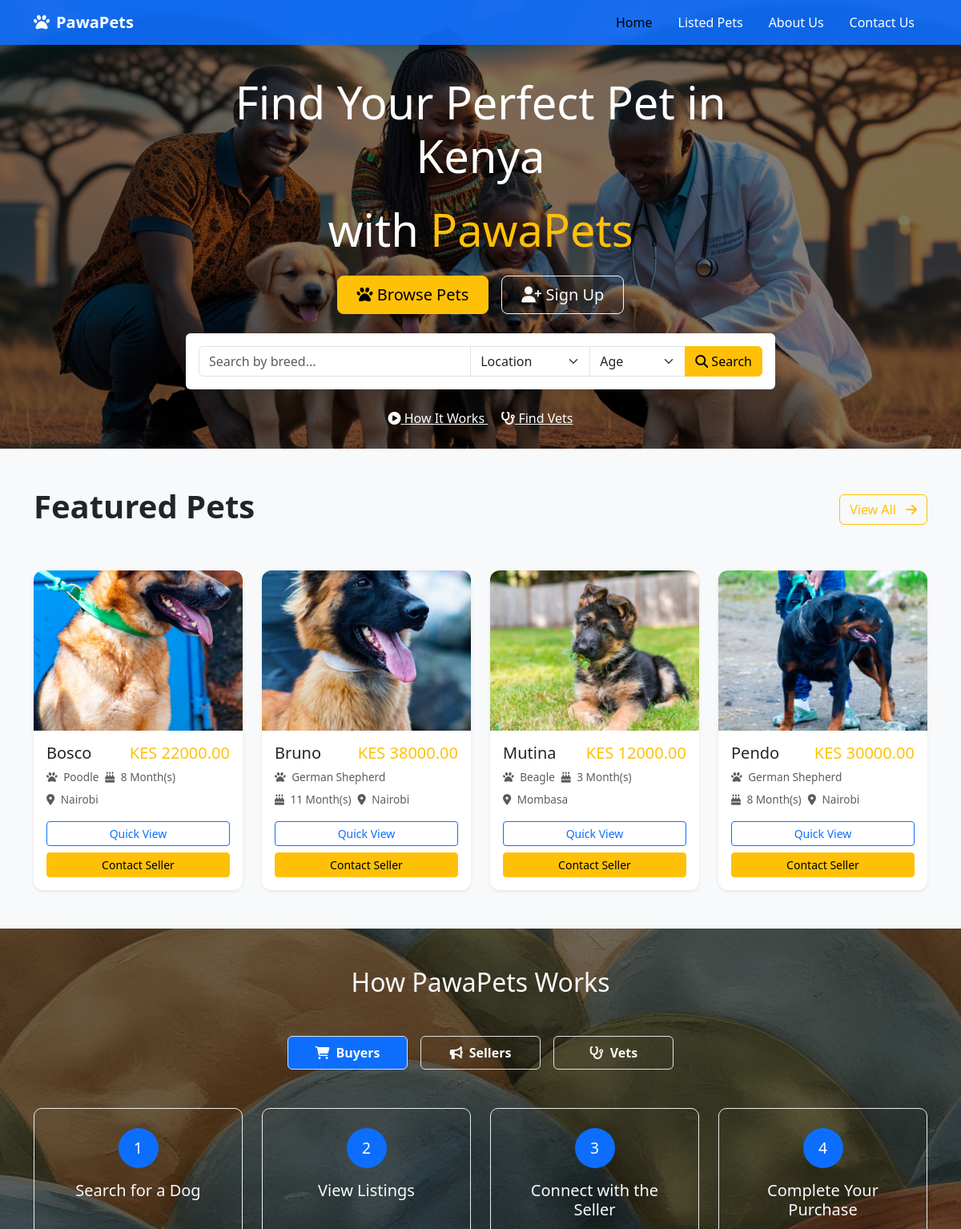
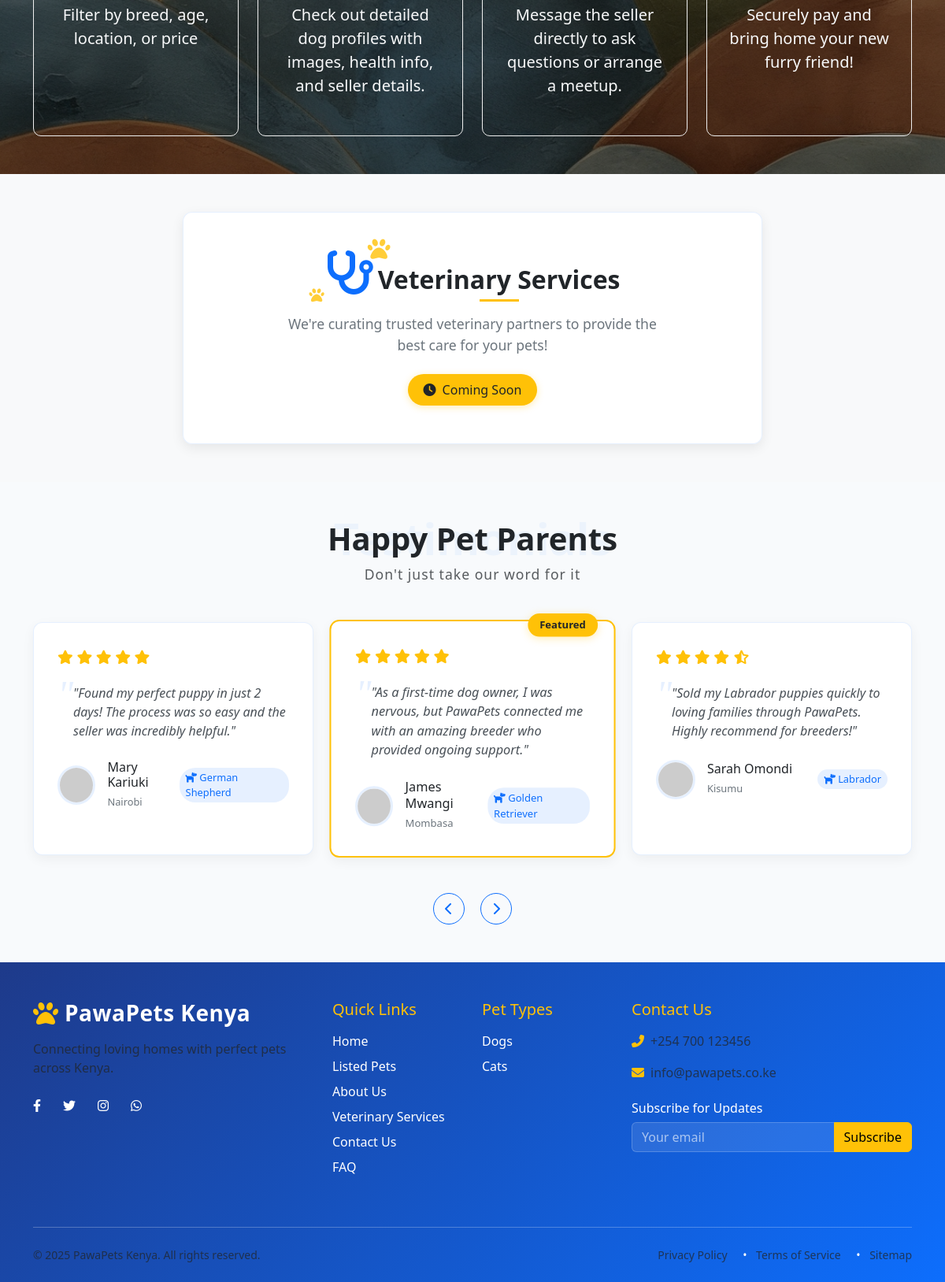
The page / on the database its author committed (2 pictures, top to bottom).
### tables this page shows
CREATE TABLE `puppy_listing` (
  `puppy_id` int(11) NOT NULL,
  `category_id` int(11) NOT NULL,
  `breed_id` int(11) NOT NULL,
  `puppy_name` varchar(100) NOT NULL,
  `puppy_age` int(11) NOT NULL,
  `puppy_location` varchar(100) NOT NULL,
  `price` decimal(10,2) NOT NULL,
  `puppy_desc` varchar(255) NOT NULL,
  `created_at` timestamp NOT NULL DEFAULT current_timestamp()
);

CREATE TABLE `pet_images` (
  `image_id` int(11) NOT NULL,
  `puppy_id` int(11) NOT NULL,
  `image_url` varchar(255) NOT NULL
);

CREATE TABLE `puppy_breed` (
  `breed_id` int(11) NOT NULL,
  `breed_name` varchar(100) NOT NULL
);

### Admin/functions/functions.php (the view, shortened to what this page needs)
<?php
function getHomePagePets() {
    global $con;
    if (!isset($_GET['breed'])) {
        $select_query = "
        SELECT
            pl.puppy_id,
            pl.puppy_name,
            pl.puppy_age,
            pl.puppy_location,
            pl.price,
            b.breed_name,
            MIN(pi.image_url) AS image_url
        FROM
            puppy_listing pl
        LEFT JOIN
            pet_images pi ON pl.puppy_id = pi.puppy_id
        LEFT JOIN
            puppy_breed b ON pl.breed_id = b.breed_id
        GROUP BY
            pl.puppy_id
        ORDER BY
            RAND()
        LIMIT 4
    ";
        $result_query = mysqli_query($con, $select_query);
        while ($row = mysqli_fetch_assoc($result_query)) {
            $puppy_id = $row['puppy_id'];
            $puppy_title = $row['puppy_name'];
            $puppy_age = $row['puppy_age'];
            $puppy_location = $row['puppy_location'];
            $puppy_price = $row['price'];
            $breed_title = $row['breed_name'] ?? 'Unknown';
            $img_query = mysqli_query($con, "SELECT image_url FROM pet_images WHERE puppy_id = $puppy_id LIMIT 1");
            $img_row = mysqli_fetch_assoc($img_query);
            $P_image_one = str_replace('../', '', $img_row['image_url'] ?? 'Images/default.jpg');
            echo "
            <div class='col-md-6 col-lg-4 col-xl-3'>
              <div class='card pet-card h-100 border-0 shadow-sm'>
                <div class='position-relative'>
                  <img src='$P_image_one' class='card-img-top pet-image' alt='$puppy_title'>
                </div>
                <div class='card-body'>
                  <div class='d-flex justify-content-between align-items-start mb-2'>
                    <h5 class='card-title mb-0'>$puppy_title</h5>
                    <h5 class='text-warning mb-0'>KES $puppy_price</h5>
                  </div>
                  <div class='pet-meta d-flex flex-wrap gap-2 mb-3'>
                   <span class='text-muted'><i class='fas fa-paw me-1'></i> $breed_title</span>
                    <span class='text-muted'><i class='fas fa-birthday-cake me-1'></i> $puppy_age  Month(s)</span>
                    <span class='text-muted'><i class='fas fa-map-marker-alt me-1'></i> $puppy_location</span>
                  </div>
                  <div class='d-grid gap-2'>
                    <a href='pet_profile.php?puppy_id=$puppy_id' class='btn btn-outline-primary btn-sm quick-view-btn'>Quick View</a>
                    <a href='contact_seller.php?puppy_id=$puppy_id' class='btn btn-warning btn-sm'>Contact Seller</a>
                  </div>
                </div>
              </div>
            </div>
            ";
        }
    }
}
?>

### style.css (style rules this page uses)
:root { --primary-color: #0d6efd; --secondary-color: #198754; }
.pet-card { transition: transform 0.3s; cursor: pointer; }
.pet-card { transition: all 0.3s ease; border-radius: 12px; overflow: hidden; }
.pet-image { height: 200px; object-fit: cover; transition: transform 0.5s ease; }
.pet-meta span { font-size: 0.85rem; }

### rows shown on the page
puppy_listing: pet_images.image_url (picture), puppy_name "Bosco", price "22000.00", breed.breed_name "Poodle", puppy_age "8", puppy_location "Nairobi"
puppy_listing: pet_images.image_url (picture), puppy_name "Bruno", price "38000.00", breed.breed_name "German Shepherd", puppy_age "11", puppy_location "Nairobi"
puppy_listing: pet_images.image_url (picture), puppy_name "Mutina", price "12000.00", breed.breed_name "Beagle", puppy_age "3", puppy_location "Mombasa"
puppy_listing: pet_images.image_url (picture), puppy_name "Pendo", price "30000.00", breed.breed_name "German Shepherd", puppy_age "8", puppy_location "Nairobi"
